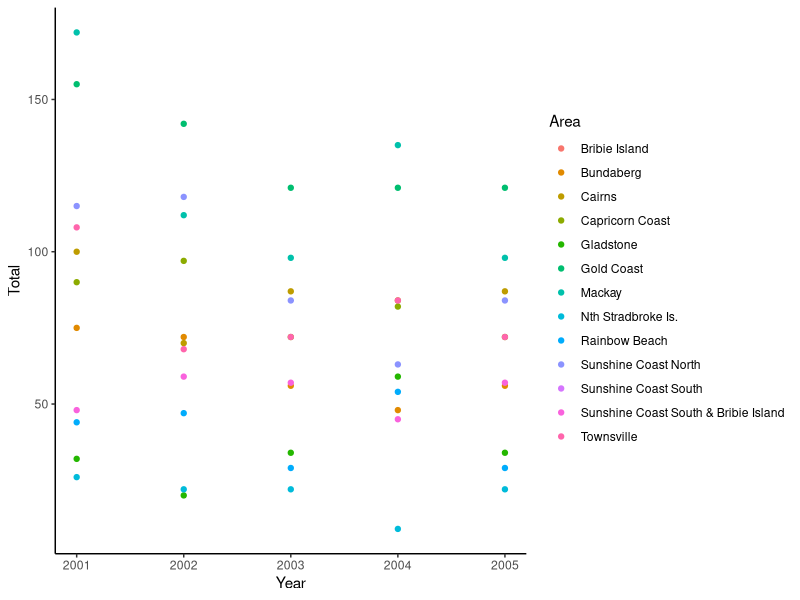
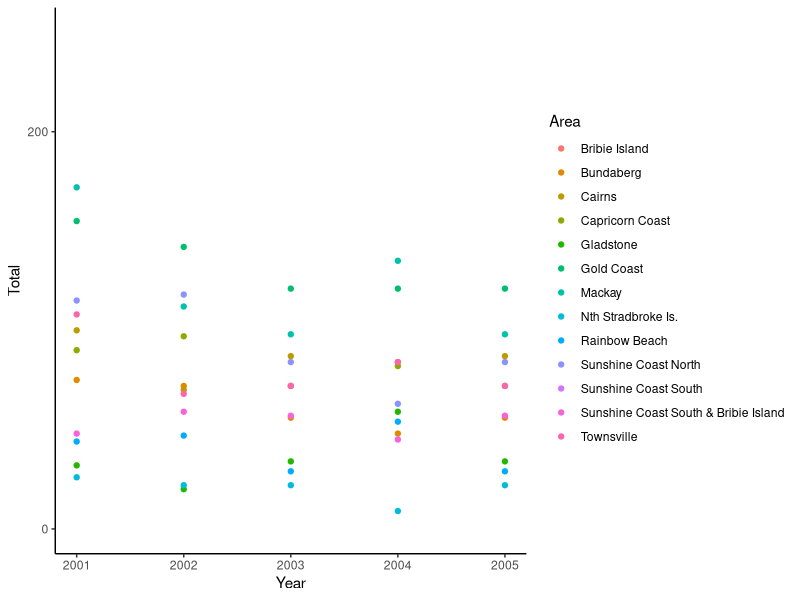

These figures' R source, in order:
## ---- chunk 1
library(tidyverse)
library(readr)
QFISH <- read_csv("data/QFISH.csv")
QFISH <- mutate_all(QFISH, ~replace(., is.na(.),0)) # replaced all the N/As with zeros
## ---- chunk 2
QFISH <- read_csv("data/QFISH.csv") # have R read the tidied csv from excel that was imported
## ---- chunk 3
yr2001 <- QFISH |> # selected year 2001 first to start with
  dplyr::select(Area, starts_with("2001")) # if errors here put yr2001 infront of Area then comma,

colnames(yr2001) <- unlist(yr2001[1,]) # removes repeated row  (first row- year)

yr2001 <-
  yr2001 |>
  slice(-1) |> #removes repeated catch row
    rename(Area = Catch) |> #replaces the heading catch with area
  mutate(Year = 2001) #adds the row year and fills with 2001
## ---- chunk 4
yr2002 <- QFISH |> 
  select(Area, starts_with("2002"))

colnames(yr2002) <- unlist(yr2002[1,]) 

yr2002 <-
  yr2002 |>
  slice(-1) |> 
  rename(Area = Catch) |> 
  mutate(Year = 2002)
## ---- chunk 5
yr2003 <- QFISH |>
  select(Area, starts_with("2003"))

colnames(yr2003) <- unlist(yr2003[1,])
 
yr2003 <- 
  yr2003 |> 
  slice(-1) |>
  rename(Area = Catch) |>
  mutate(Year = 2003)
## ---- chunk 6
yr2004 <- QFISH |> 
  select(Area, starts_with("2004")) 

colnames(yr2004) <- unlist(yr2004[1,]) 

yr2004 <-
  yr2004 |>
  slice(-1) |> 
  rename(Area = Catch) |> 
  mutate(Year = 2004)
## ---- chunk 7
yr2005 <- QFISH |>
  select(Area, starts_with("2003"))

colnames(yr2005) <- unlist(yr2005[1,])
 
yr2005 <- 
  yr2005 |> 
  slice(-1) |>
  rename(Area = Catch) |>
  mutate(Year = 2005)
## ---- chunk 8
QFISH_new <- 
  bind_rows(yr2001,yr2002, yr2003, yr2004, yr2005) |> 
  mutate(Area = as.factor(Area)) |>  # Convert the Area variable to a factor (will be chr otherwise) - this just a way to make Area not be affected by next line of code
  mutate_if(is.character, as.numeric)  # The other vars (apart from 'Year') are  chr so  won't be recognised as numeric if plotted on continuous X or Y axis, so we'll convert
## ---- chunk 9
glimpse(QFISH_new) # Exactly as required now
## ---- chunk 10
ggplot(data = QFISH_new) +
  geom_point(mapping = aes(x = Year, y = Total, colour = Area)) + 
  theme_classic()
## ---- chunk 11
ggplot(data = QFISH_new) +
  geom_point(mapping = aes(x = Year, y = Total, colour = Area)) +
  scale_y_continuous(breaks = c(0,200), limits = c(0,250)) +
  scale_x_continuous() +
  theme_classic()
